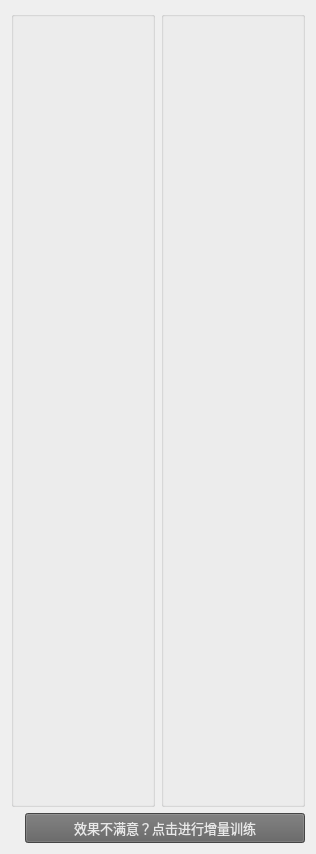
          <widget class="QWidget" name="scrollAreaWidgetContents_14">
           <property name="geometry">
            <rect>
             <x>0</x>
             <y>0</y>
             <width>316</width>
             <height>854</height>
            </rect>
           </property>
           <layout class="QVBoxLayout" name="verticalLayout_5" stretch="20,1">
            <item>
             <layout class="QHBoxLayout" name="horizontalLayout_3">
              <item>
               <widget class="QGroupBox" name="groupBox_10">
                <property name="font">
                 <font>
                  <pointsize>10</pointsize>
                 </font>
                </property>
                <property name="styleSheet">
                 <string notr="true">color: rgb(232, 232, 232);</string>
                </property>
                <property name="title">
                 <string/>
                </property>
                <layout class="QHBoxLayout" name="horizontalLayout_26">
                 <item>
                  <widget class="QLabel" name="label_FCN">
                   <property name="palette">
                    <palette>
                     <active>
                      <colorrole role="WindowText">
                       <brush brushstyle="SolidPattern">
                        <color alpha="255">
                         <red>232</red>
                         <green>232</green>
                         <blue>232</blue>
                        </color>
                       </brush>
                      </colorrole>
                      <colorrole role="Button">
                       <brush brushstyle="SolidPattern">
                        <color alpha="255">
                         <red>42</red>
                         <green>42</green>
                         <blue>42</blue>
                        </color>
                       </brush>
                      </colorrole>
                      <colorrole role="Text">
                       <brush brushstyle="SolidPattern">
                        <color alpha="255">
                         <red>232</red>
                         <green>232</green>
                         <blue>232</blue>
                        </color>
                       </brush>
                      </colorrole>
                      <colorrole role="ButtonText">
                       <brush brushstyle="SolidPattern">
                        <color alpha="255">
                         <red>232</red>
                         <green>232</green>
                         <blue>232</blue>
                        </color>
                       </brush>
                      </colorrole>
                      <colorrole role="Base">
                       <brush brushstyle="SolidPattern">
                        <color alpha="255">
                         <red>42</red>
                         <green>42</green>
                         <blue>42</blue>
                        </color>
                       </brush>
                      </colorrole>
                      <colorrole role="Window">
                       <brush brushstyle="SolidPattern">
                        <color alpha="255">
                         <red>42</red>
                         <green>42</green>
                         <blue>42</blue>
                        </color>
                       </brush>
                      </colorrole>
                     </active>
                     <inactive>
                      <colorrole role="WindowText">
                       <brush brushstyle="SolidPattern">
                        <color alpha="255">
                         <red>232</red>
                         <green>232</green>
                         <blue>232</blue>
                        </color>
                       </brush>
                      </colorrole>
                      <colorrole role="Button">
                       <brush brushstyle="SolidPattern">
                        <color alpha="255">
                         <red>42</red>
                         <green>42</green>
                         <blue>42</blue>
                        </color>
                       </brush>
                      </colorrole>
                      <colorrole role="Text">
                       <brush brushstyle="SolidPattern">
                        <color alpha="255">
                         <red>232</red>
                         <green>232</green>
                         <blue>232</blue>
                        </color>
                       </brush>
                      </colorrole>
                      <colorrole role="ButtonText">
                       <brush brushstyle="SolidPattern">
                        <color alpha="255">
                         <red>232</red>
                         <green>232</green>
                         <blue>232</blue>
                        </color>
                       </brush>
                      </colorrole>
                      <colorrole role="Base">
                       <brush brushstyle="SolidPattern">
                        <color alpha="255">
                         <red>42</red>
                         <green>42</green>
                         <blue>42</blue>
                        </color>
                       </brush>
                      </colorrole>
                      <colorrole role="Window">
                       <brush brushstyle="SolidPattern">
                        <color alpha="255">
                         <red>42</red>
                         <green>42</green>
                         <blue>42</blue>
                        </color>
                       </brush>
                      </colorrole>
                     </inactive>
                     <disabled>
                      <colorrole role="WindowText">
                       <brush brushstyle="SolidPattern">
                        <color alpha="255">
                         <red>232</red>
                         <green>232</green>
                         <blue>232</blue>
                        </color>
                       </brush>
                      </colorrole>
                      <colorrole role="Button">
                       <brush brushstyle="SolidPattern">
                        <color alpha="255">
                         <red>42</red>
                         <green>42</green>
                         <blue>42</blue>
                        </color>
                       </brush>
                      </colorrole>
                      <colorrole role="Text">
                       <brush brushstyle="SolidPattern">
                        <color alpha="255">
                         <red>232</red>
                         <green>232</green>
                         <blue>232</blue>
                        </color>
                       </brush>
                      </colorrole>
                      <colorrole role="ButtonText">
                       <brush brushstyle="SolidPattern">
                        <color alpha="255">
                         <red>232</red>
                         <green>232</green>
                         <blue>232</blue>
                        </color>
                       </brush>
                      </colorrole>
                      <colorrole role="Base">
                       <brush brushstyle="SolidPattern">
                        <color alpha="255">
                         <red>42</red>
                         <green>42</green>
                         <blue>42</blue>
                        </color>
                       </brush>
                      </colorrole>
                      <colorrole role="Window">
                       <brush brushstyle="SolidPattern">
                        <color alpha="255">
                         <red>42</red>
                         <green>42</green>
                         <blue>42</blue>
                        </color>
                       </brush>
                      </colorrole>
                     </disabled>
                    </palette>
                   </property>
                   <property name="text">
                    <string/>
                   </property>
                  </widget>
                 </item>
                </layout>
               </widget>
              </item>
              <item>
               <widget class="QGroupBox" name="groupBox_11">
                <property name="font">
                 <font>
                  <pointsize>10</pointsize>
                 </font>
                </property>
                <property name="styleSheet">
                 <string notr="true">color: rgb(232, 232, 232);</string>
                </property>
                <property name="title">
                 <string/>
                </property>
                <layout class="QHBoxLayout" name="horizontalLayout_27">
                 <item>
                  <widget class="QLabel" name="label_FCN2">
                   <property name="text">
                    <string/>
                   </property>
                  </widget>
                 </item>
                </layout>
               </widget>
              </item>
             </layout>
            </item>
            <item>
             <layout class="QHBoxLayout" name="horizontalLayout_16" stretch="0,1">
              <item>
               <spacer name="horizontalSpacer_6">
                <property name="orientation">
                 <enum>Qt::Horizontal</enum>
                </property>
                <property name="sizeHint" stdset="0">
                 <size>
                  <width>40</width>
                  <height>20</height>
                 </size>
                </property>
               </spacer>
              </item>
              <item>
               <widget class="QPushButton" name="submit_gs_4">
                <property name="minimumSize">
                 <size>
                  <width>280</width>
                  <height>30</height>
                 </size>
                </property>
                <property name="maximumSize">
                 <size>
                  <width>150</width>
                  <height>16777215</height>
                 </size>
                </property>
                <property name="baseSize">
                 <size>
                  <width>0</width>
                  <height>30</height>
                 </size>
                </property>
                <property name="font">
                 <font>
                  <pointsize>10</pointsize>
                 </font>
                </property>
                <property name="styleSheet">
                 <string notr="true">color: rgb(232, 232, 232);
background-color: rgb(97, 97, 97)</string>
                </property>
                <property name="text">
                 <string>效果不满意？点击进行增量训练</string>
                </property>
                <property name="icon">
                 <iconset resource="image/image.qrc">
                  <normaloff>:/gmm/icons-shadowless-32/plus.png</normaloff>:/gmm/icons-shadowless-32/plus.png</iconset>
                </property>
               </widget>
              </item>
             </layout>
            </item>
           </layout>
          </widget>
